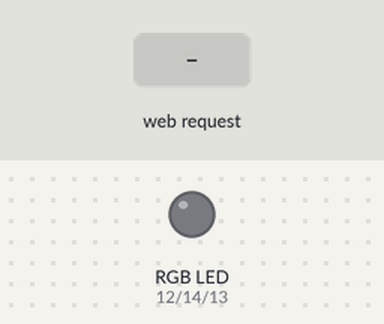
Simulated run of this sketch. Board: ESP8266 (NodeMCU). Parts: an RGB LED mixed from three pins (HIGH = lit). The inputs (shaded band) are chosen by the test bench. WiFi joins after 1.5 s; servers stay silent unless stated; what the sketch prints to the serial monitor is not drawn.

Above: at 2.3 s.
2.4 s: HTTP request GET / received
At 3.8 s:
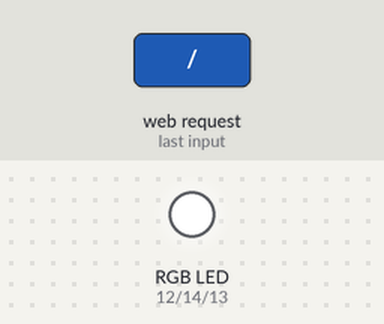
At 17.41 s:
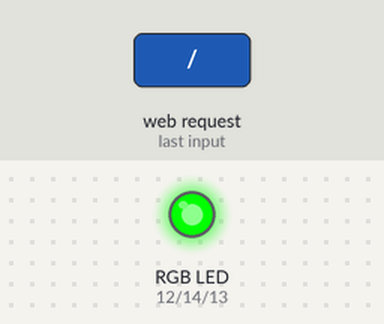
Timing chart, 0 to 18.9 s (numbered marks = the images above; inputs shaded):
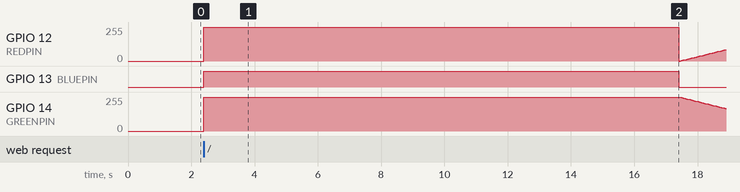

Measured:
- after the input at 2.4 s, GPIO 13 (BLUEPIN): LOW → HIGH at once, → LOW 15.0 s later

The sketch:

aulapabloemail4.ino
```cpp
//Se descomentar as linhas abaixo, habilita o debugging
#define DEBUGGING(...) Serial.println( __VA_ARGS__ )
#define DEBUGGING_L(...) Serial.print( __VA_ARGS__ )

#include <ESP8266WiFi.h>
#include <ESP8266WebServer.h>
#include <ESP8266mDNS.h> //Biblioteca que permite chamar o seu modulo ESP8266 na sua rede pelo nome ao inves do IP.


#define BLUEPIN 13  //Pino D7 do NodeMCU
#define REDPIN 12   //Pino D6 do NodeMCU
#define GREENPIN 14 //Pino D5 do NodeMCU

#define INICAR_CORES_ALEATORIAS 15000 //Tempo ocioso antes de começar a trocar as cores automaticamente

unsigned long ultimoAcessoHost = 0;
unsigned long ultimaTrocaCor = 0;
unsigned long ultimaTrocaCorAutomatica = 0;
boolean trocaAutomatica = 1; //Se voce mudar para 0 (zero), ira desligar a troca automatica de cores.
const char* host      = "pablo"; //Nome que seu ESP8266 (ou NodeMCU) tera na rede
const char* ssid      = "TP-LINK_45F5C6"; //Nome da rede wifi da sua casa
const char* password  = "47831575"; //Senha da rede wifi da sua casa
int RGB[3];
int cnt = 0;
int tempoTrocaCor = 50; //Velicidade que as cores trocam automaticamente
ESP8266WebServer servidorWeb(80); //Servidor Web na porta 80

//Esta e a pagina enviada para o navegador de internet
String paginaWeb = ""
"<!DOCTYPE html><html><head><title>Control RGB</title>"
"<meta name='mobile-web-app-capable' content='yes' />"
"<meta name='viewport' content='width=device-width' />"
"</head><body style='margin: 0px; padding: 0px;'>"
"<canvas id='colorspace'></canvas>"
"</body>"
"<script type='text/javascript'>"
"(function () {"
" var canvas = document.getElementById('colorspace');"
" var ctx = canvas.getContext('2d');"
" function drawCanvas() {"
" var colours = ctx.createLinearGradient(0, 0, window.innerWidth, 0);"
" for(var i=0; i <= 360; i+=10) {"
" colours.addColorStop(i/360, 'hsl(' + i + ', 100%, 50%)');"
" }"
" ctx.fillStyle = colours;"
" ctx.fillRect(0, 0, window.innerWidth, window.innerHeight);"
" var luminance = ctx.createLinearGradient(0, 0, 0, ctx.canvas.height);"
" luminance.addColorStop(0, '#ffffff');"
" luminance.addColorStop(0.05, '#ffffff');"
" luminance.addColorStop(0.5, 'rgba(0,0,0,0)');"
" luminance.addColorStop(0.95, '#000000');"
" luminance.addColorStop(1, '#000000');"
" ctx.fillStyle = luminance;"
" ctx.fillRect(0, 0, ctx.canvas.width, ctx.canvas.height);"
" }"
" var eventLocked = false;"
" function handleEvent(clientX, clientY) {"
" if(eventLocked) {"
" return;"
" }"
" function colourCorrect(v) {"
" return Math.round(1023-(v*v)/64);"
" }"
" var data = ctx.getImageData(clientX, clientY, 1, 1).data;"
" var params = ["
" 'r=' + colourCorrect(data[0]),"
" 'g=' + colourCorrect(data[1]),"
" 'b=' + colourCorrect(data[2])"
" ].join('&');"
" var req = new XMLHttpRequest();"
" req.open('POST', '?' + params, true);"
" req.send();"
" eventLocked = true;"
" req.onreadystatechange = function() {"
" if(req.readyState == 4) {"
" eventLocked = false;"
" }"
" }"
" }"
" canvas.addEventListener('click', function(event) {"
" handleEvent(event.clientX, event.clientY, true);"
" }, false);"
" canvas.addEventListener('touchmove', function(event){"
" handleEvent(event.touches[0].clientX, event.touches[0].clientY);"
"}, false);"
" function resizeCanvas() {"
" canvas.width = window.innerWidth;"
" canvas.height = window.innerHeight;"
" drawCanvas();"
" }"
" window.addEventListener('resize', resizeCanvas, false);"
" resizeCanvas();"
" drawCanvas();"
" document.ontouchmove = function(e) {e.preventDefault()};"
" })();"
"</script></html>";

//////////////////////////////////////////////////////////////////////////////////////////////////

void setup() {

}

//////////////////////////////////////////////////////////////////////////////////////////////////

void loop() {
  if (WiFi.status() != WL_CONNECTED) {
    InicializaWifi();
    InicializaMDNS();
  }
  else {
    if (millis() - ultimoAcessoHost > 10) {
      servidorWeb.handleClient();
      ultimoAcessoHost = millis();
    }
    if (trocaAutomatica && (millis() - ultimaTrocaCor > INICAR_CORES_ALEATORIAS) && (millis() - ultimaTrocaCorAutomatica > tempoTrocaCor)) {
      ultimaTrocaCorAutomatica = millis();
      CoresAleatorias(cnt++, RGB);
    }
  }
}

//////////////////////////////////////////////////////////////////////////////////////////////////

void RecepcaoClienteWeb() {
  String red = servidorWeb.arg(0);
  String green = servidorWeb.arg(1);
  String blue = servidorWeb.arg(2);

  analogWrite(REDPIN, 1023 - red.toInt());
  analogWrite(GREENPIN, 1023 - green.toInt());
  analogWrite(BLUEPIN, 1023 - blue.toInt());

  ultimaTrocaCor = millis();

  servidorWeb.send(200, "text/html", paginaWeb);
}

//////////////////////////////////////////////////////////////////////////////////////////////////


//////////////////////////////////////////////////////////////////////////////////////////////////

void InicializaWifi() {
  //WiFi.mode(WIFI_AP_STA);
  WiFi.begin(ssid, password);
  while (WiFi.status() != WL_CONNECTED){
    delay(100);
  }
  servidorWeb.on("/", RecepcaoClienteWeb);

  DEBUGGING("Conectado!");
  DEBUGGING(WiFi.localIP());
}

//////////////////////////////////////////////////////////////////////////////////////////////////

void InicializaMDNS() {
  if (!MDNS.begin(host)) {
   DEBUGGING("Erro ao iniciar o servico mDNS!");
    while (1) {
      delay(1000);
    }
  }
  DEBUGGING("O servico mDNS foi iniciado com sucesso!");
  MDNS.addService("http", "tcp", 80);
}

//////////////////////////////////////////////////////////////////////////////////////////////////

void InicializaPinos(){
  //Iniciando os pinos como saida e com o valor alto (ligado)
  pinMode(REDPIN, OUTPUT);
  pinMode(GREENPIN, OUTPUT);
  pinMode(BLUEPIN, OUTPUT);

  analogWrite(REDPIN, HIGH);
  analogWrite(GREENPIN, HIGH);
  analogWrite(BLUEPIN, HIGH);

  delay(1000);
}

//////////////////////////////////////////////////////////////////////////////////////////////////

void CoresAleatorias(int PosicaoNaRoda, int* RGB) {
  RodaDeCores(PosicaoNaRoda, RGB);
  analogWrite(REDPIN, map(RGB[0], 0, 255, 0, 1023));
  analogWrite(GREENPIN, map(RGB[1], 0, 255, 0, 1023));
  analogWrite(BLUEPIN, map(RGB[2], 0, 255, 0, 1023));
}

//////////////////////////////////////////////////////////////////////////////////////////////////

void RodaDeCores(int PosicaoNaRoda, int* RGB) {
  PosicaoNaRoda = PosicaoNaRoda % 256;

  if (PosicaoNaRoda < 85) {
    RGB[0] = PosicaoNaRoda * 3;
    RGB[1] = 255 - PosicaoNaRoda * 3;
    RGB[2] = 0;
  }
  else if (PosicaoNaRoda < 170) {
    PosicaoNaRoda -= 85;
    RGB[2] = PosicaoNaRoda * 3;
    RGB[0] = 255 - PosicaoNaRoda * 3;
    RGB[1] = 0;
  }
  else if (PosicaoNaRoda < 255) {
    PosicaoNaRoda -= 170;
    RGB[1] = PosicaoNaRoda * 3;
    RGB[2] = 255 - PosicaoNaRoda * 3;
    RGB[0] = 0;
  }
  else
  {
    PosicaoNaRoda -= 255;
    RGB[0] = PosicaoNaRoda * 3;
    RGB[1] = 255 - PosicaoNaRoda * 3;
    RGB[2] = 0;
  }
}
```
